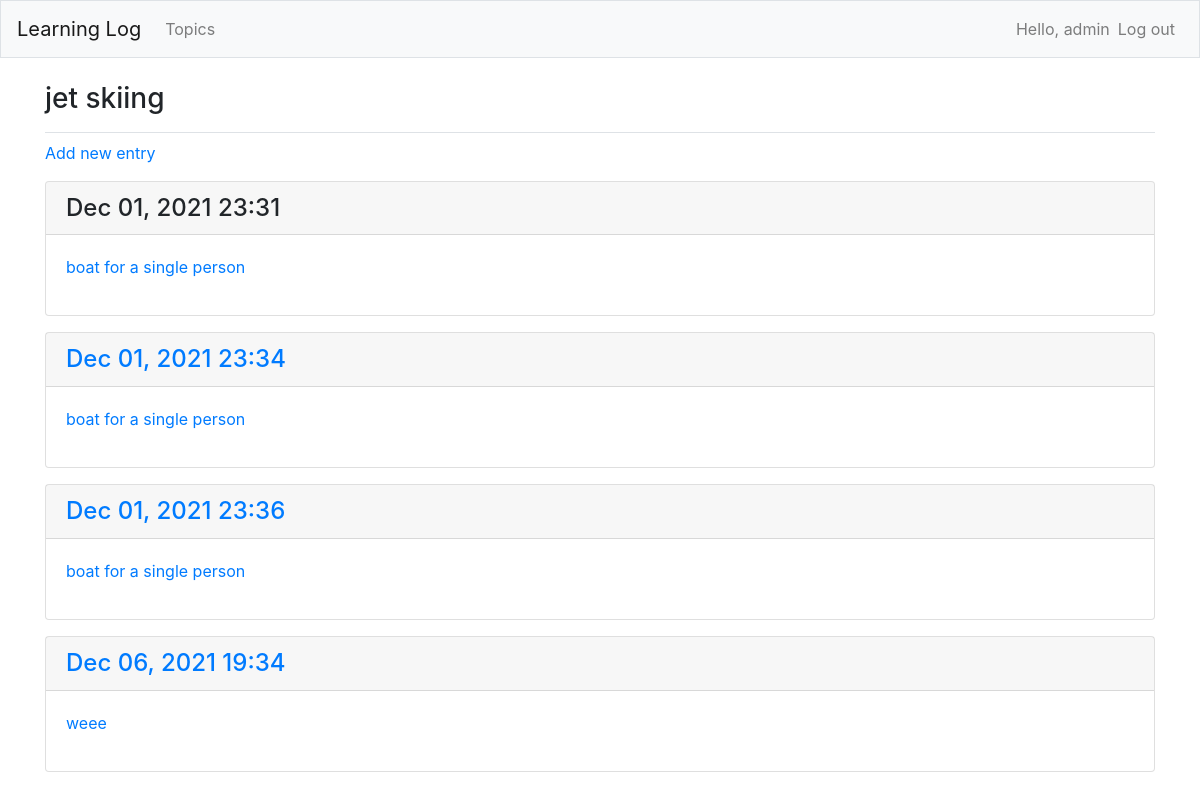
The app's page /topics/4/ (signed in), older data.
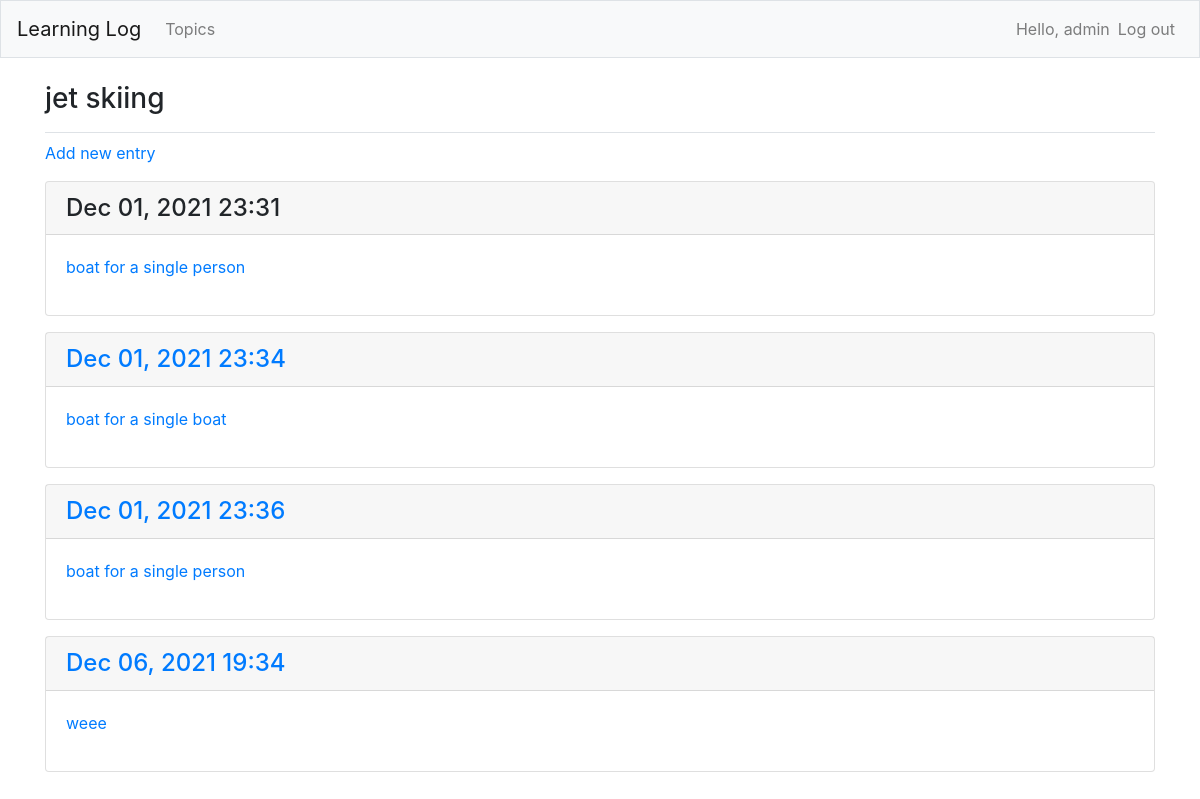
The same page, newer data.
### MainApp/models.py (models this page shows, shortened)
class Entry(models.Model):
    topic = models.ForeignKey(Topic, on_delete=models.CASCADE)
    text = models.TextField()
    date_added = models.DateTimeField(auto_now_add=True)
    class Meta:
        verbose_name_plural = 'entries'

### MainApp/views.py (the view)
# urls.py: path('topics/<int:topic_id>/', views.topic, name='topic'),
@login_required
def topic(request,topic_id):
    topic = Topic.objects.get(id=topic_id)
    if topic.owner != request.user:
        raise Http404
    entries = topic.entry_set.all()
    context = {'topic': topic, 'entries': entries}
    return render(request, 'MainApp/topic.html', context)

### MainApp/models.py (called while the page is built)
    def __str__(self):
        return self.text

### MainApp/templates/mainapp/topic.html
{% extends "MainApp/base.html" %}
{% block page_header %}
    <h3>{{ topic }}</h3>
{% endblock page_header %}
{% block content %}
    <p>
        <a href="{% url 'MainApp:new_entry' topic.id %}">Add new entry</a>
    </p>
    {% for entry in entries %}
        <div class="card mb-3">
            <h4 class="card-header">
            {{ entry.date_added|date:'M d, Y H:i' }}
            <small><a href="{% url 'MainApp:edit_entry' entry.id %}"
                edit entry</a></small>
        </h4>
        <div class="card-body">
            {{ entry.text|linebreaks }}
        </div>
    </div>
{% empty %}
    <p>There are no entries for this topic yet.</p>
{% endfor %}
{% endblock content %}

Row changes from the older to the newer data that the page shows:
changed Entry: text "boat for a single person" → "boat for a single boat"
